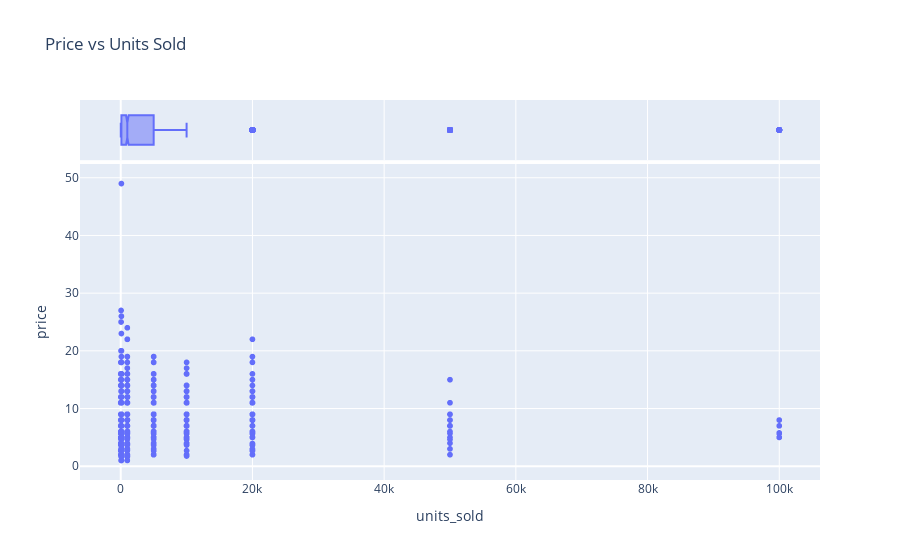

The code cell stored with this chart in its notebook:
### Markdown cell above
Avec Boxplots, nous pouvons facilement repérer les valeurs aberrantes et les quartiles

* La clôture supérieure du prix est à 18, c'est-à-dire que la plupart des données ont un prix inférieur à 18
* Il y a un article avec un prix de 49, c'est-à-dire clairement une valeur aberrante car il est loin de la plage interquartile (Q3 - Q1)
* La boxplot du prix de détail est beaucoup plus étalée, il y a une énorme différence de 195 entre la clôture supérieure et le point de données maximum

### Code cell
import plotly.express as px
px.scatter(df, x='units_sold', y='price',marginal_x='box', title='Price vs Units Sold')

### Figure 1 — Plotly figure (JSON) as saved in the notebook; plotly's stock layout.template omitted (floating-point values rounded to 4 significant figures; data arrays with more than 128 entries replaced by an {"elided": "..."} marker saying what was removed)
{"data": [{"hovertemplate": "units_sold=%{x}<br>price=%{y}<extra></extra>", "legendgroup": "", "marker": {"color": "#636efa", "symbol": "circle"}, "mode": "markers", "name": "", "showlegend": false, "type": "scattergl", "x": {"elided": "1539 int values"}, "xaxis": "x", "y": {"elided": "1539 float values"}, "yaxis": "y"}, {"alignmentgroup": "True", "hovertemplate": "units_sold=%{x}<extra></extra>", "legendgroup": "", "marker": {"color": "#636efa", "symbol": "circle"}, "name": "", "notched": true, "offsetgroup": "", "showlegend": false, "type": "box", "x": {"elided": "1539 int values"}, "xaxis": "x2", "yaxis": "y2"}], "layout": {"legend": {"tracegroupgap": 0}, "title": {"text": "Price vs Units Sold"}, "xaxis": {"anchor": "y", "domain": [0, 1], "title": {"text": "units_sold"}}, "xaxis2": {"anchor": "y2", "domain": [0, 1], "matches": "x", "showgrid": true, "showticklabels": false}, "yaxis": {"anchor": "x", "domain": [0, 0.8316], "title": {"text": "price"}}, "yaxis2": {"anchor": "x2", "domain": [0.8416, 1], "matches": "y2", "showgrid": false, "showline": false, "showticklabels": false, "ticks": ""}}}
